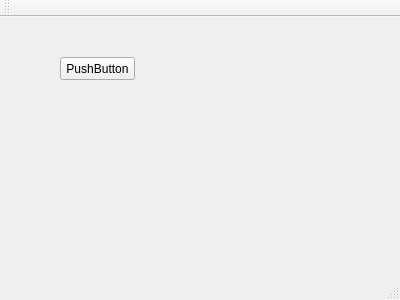
<?xml version="1.0" encoding="UTF-8"?>
<ui version="4.0">
 <class>MainWindow</class>
 <widget class="QMainWindow" name="MainWindow">
  <property name="geometry">
   <rect>
    <x>0</x>
    <y>0</y>
    <width>400</width>
    <height>300</height>
   </rect>
  </property>
  <property name="windowTitle">
   <string>MainWindow</string>
  </property>
  <widget class="QWidget" name="centralWidget">
   <widget class="MyButton" name="pushButton">
    <property name="geometry">
     <rect>
      <x>60</x>
      <y>40</y>
      <width>75</width>
      <height>23</height>
     </rect>
    </property>
    <property name="text">
     <string>PushButton</string>
    </property>
   </widget>
  </widget>
  <widget class="QMenuBar" name="menuBar">
   <property name="geometry">
    <rect>
     <x>0</x>
     <y>0</y>
     <width>400</width>
     <height>23</height>
    </rect>
   </property>
  </widget>
  <widget class="QToolBar" name="mainToolBar">
   <attribute name="toolBarArea">
    <enum>TopToolBarArea</enum>
   </attribute>
   <attribute name="toolBarBreak">
    <bool>false</bool>
   </attribute>
  </widget>
  <widget class="QStatusBar" name="statusBar"/>
 </widget>
 <layoutdefault spacing="6" margin="11"/>
 <customwidgets>
  <customwidget>
   <class>MyButton</class>
   <extends>QPushButton</extends>
   <header>mybutton.h</header>
  </customwidget>
 </customwidgets>
 <resources/>
 <connections/>
</ui>
